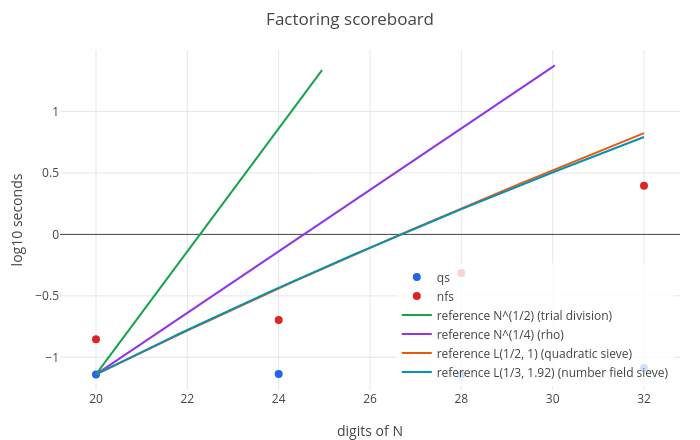

This figure's notebook cell:
### Markdown cell above
And the scoreboard of lesson 6, with `"nfs"` as a method:

### Code cell
sb = scoreboard(["qs" "nfs"], 20:4:32, 1, 30)
scoreplot(sb)
